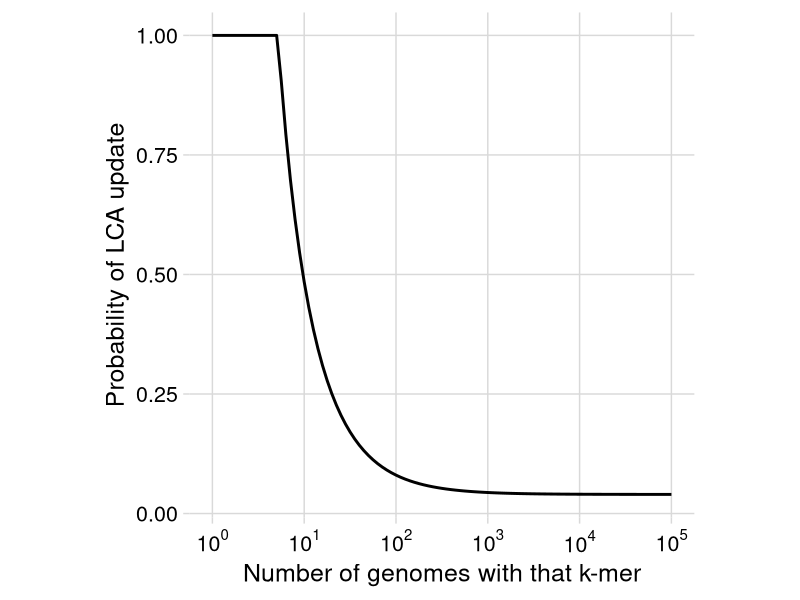

This figure's R source: (Note: this script raises an error after producing the figure.)
require(rlang)
require(ggplot2)
require(cowplot)

w <- 4
s <- 5

f <- as_function(~ pmin(w / (pmax(.x + w - s, w)) + 1 / s**2, 1))
pu <- function(x, w, s) pmin(w / (pmax(x + w - s, w)) + 1 / s**2, 1)

ggplot() +
  scale_x_log10(
    breaks = scales::trans_breaks("log10", function(x) 10^x),
    labels = scales::trans_format("log10", scales::math_format(10^.x)),
    limits = c(1, 10**5)
  ) +
  labs(y = "Probability of LCA update", x = "Number of genomes with that k-mer") +
  geom_function(fun = function(x, w, s) pmin(w / (pmax(x + w - s, w)) + 1 / s**2, 1), args = list(w = 4, s = 5), linewidth = 1) +
  theme_minimal_grid(font_size = 18) +
  theme(aspect.ratio = 1)
ggsave2("../figures/probability_LCA_update.pdf")